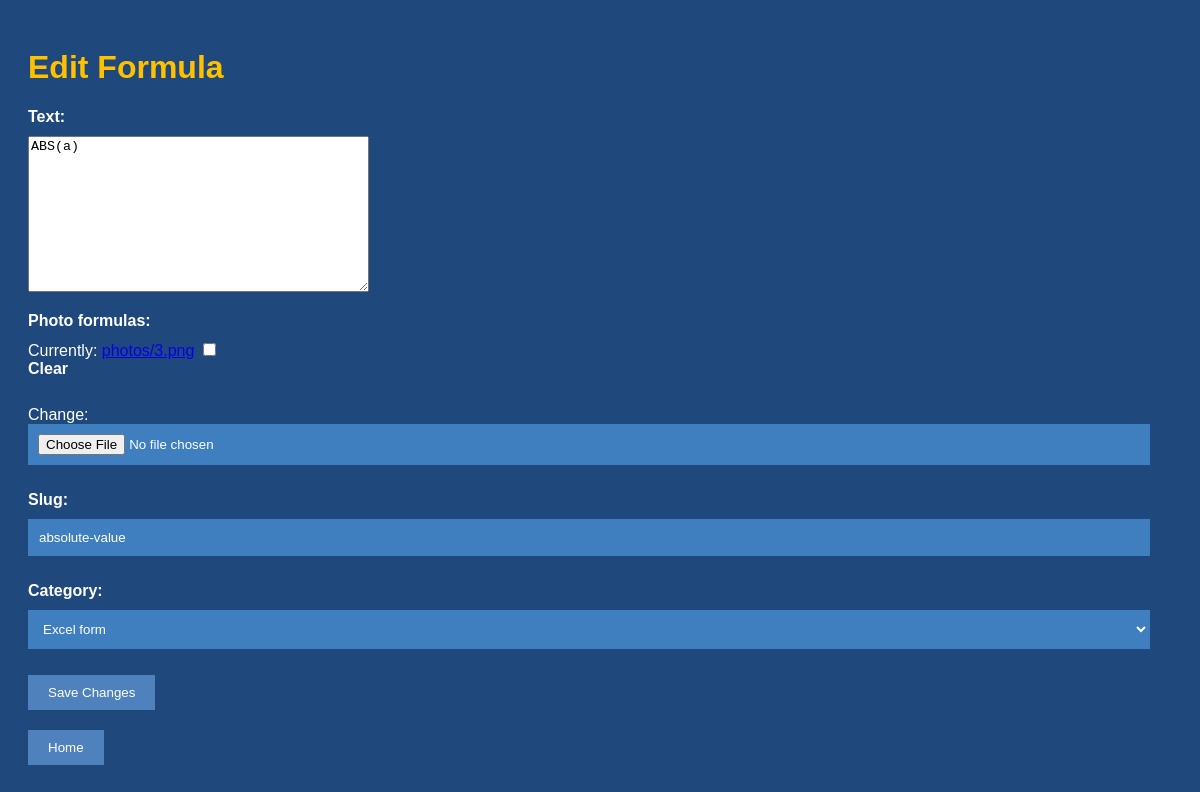
The app's page /edit/absolute-value/ with its own data.
### formulas/models.py (models this page shows, shortened)
class Formula(models.Model):
    text = models.TextField()
    formulas = models.TextField(default='')
    photo_formulas = models.ImageField(upload_to='photos/', null=True, blank=True)
    slug = models.SlugField(unique=True)
    category = models.ForeignKey(Category, on_delete=models.SET_NULL, null=True, blank=True)

### formulas/views.py (the view)
# urls.py: path('edit/<slug:slug>/', views.edit_formula, name='edit_formula'),
def edit_formula(request, slug):
    formula = get_object_or_404(Formula, slug=slug)
    if request.method == 'POST':
        form = FormulaForm(request.POST, request.FILES, instance=formula)
        if form.is_valid():
            form.save()
            return redirect('home')
    else:
        form = FormulaForm(instance=formula)
    return render(request, 'formulas/edit_formula.html', {'form': form, 'formula': formula})

### formulas/forms.py
class FormulaForm(forms.ModelForm):
    class Meta:
        model = Formula
        fields = ['text', 'photo_formulas', 'slug', 'category']
    photo_formulas = forms.ImageField(required=False)
    category = forms.ModelChoiceField(queryset=Category.objects.all(), required=False)

### formulas/models.py (called while the page is built)
    def __str__(self):
        return self.name

### formulas/templates/formulas/edit_formula.html (shortened to what this page needs)
{% load static %}
<!DOCTYPE html>
<html lang="en">
<head>
  {% block css %}
    <link rel="stylesheet" href="{% static 'formulas/css/edit_formula-styles.css' %}">
  {% endblock %}
</head>
<body>
  <div class="formula-edit-container">
    <h1>Edit Formula</h1>
    <form method="post" enctype="multipart/form-data">
      {{ form.as_p }}
      <button type="submit">Save Changes</button>
    </form>
    <form method="get" action="{% url 'home' %}">
      <button type="submit" class="home_button">Home</button>
    </form>
  </div>
</body>
</html>

### formulas/static/formulas/css/edit_formula-styles.css (style rules this page uses)
body { background-color: #1F497D; font-family: Arial, sans-serif; color: white; padding: 20px; }
h1 { color: #FFC000; }
label { display: block; font-weight: bold; margin-bottom: 10px; }
input[type="text"], input[type="file"], select { width: calc(100% - 22px); padding: 10px; background-color: #3F7FBF; border: 1px solid #3F7FBF; color: white; margin-bottom: 10px; box-sizing: border-box; }
input[type="file"] { border: none; }
button[type="submit"] { display: inline-block; padding: 10px 20px; background-color: #4F81BD; color: white; border: none; cursor: pointer; transition: background-color 0.3s ease; }
.home_button { display: inline-block; padding: 10px 20px; background-color: #4F81BD; color: white; border: none; cursor: pointer; transition: background-color 0.3s ease; margin-top: 20px; }

### records on screen
Formula: text "ABS(a)", slug "absolute-value", category "Excel form"
